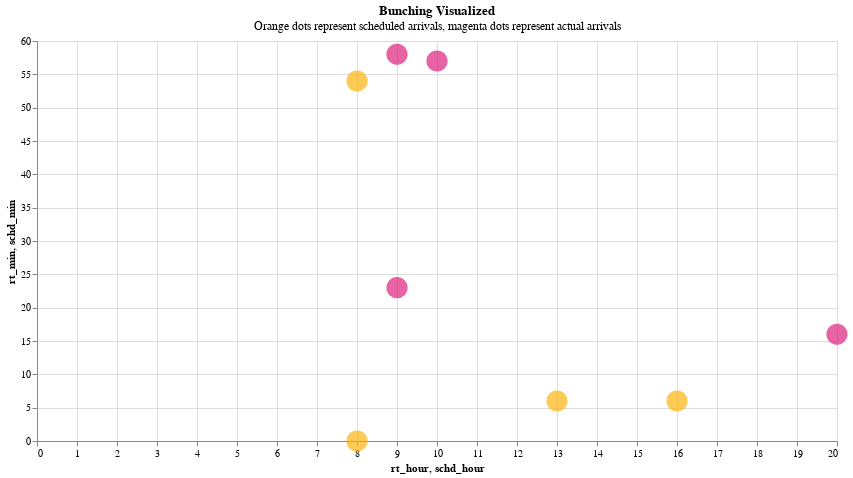

The code cell stored with this chart in its notebook:
### Markdown cell above
#### Another example of a strange flip-flop of time stamps due to a

### Code cell
df_ucsb1, df_ucsb2 = compare_approaches(
    stop_id="22",
    organization_name="Santa Barbara Metropolitan Transit District",
    route_id="28",
    stop_sequence=8,
)

### Figure 1 — Vega-Lite specification as saved in the notebook (floating-point values rounded to 4 significant figures)
{"config": {"view": {"continuousWidth": 300, "continuousHeight": 300}}, "layer": [{"mark": {"type": "circle", "color": "#dd217d", "size": 450}, "encoding": {"tooltip": [{"field": "converted_schd_arrival_tooltip", "type": "nominal"}, {"field": "converted_rt_arrival_tooltip", "type": "nominal"}], "x": {"field": "rt_hour", "type": "quantitative"}, "y": {"field": "rt_min", "type": "quantitative"}}}, {"mark": {"type": "circle", "color": "#fcb40e", "size": 450}, "encoding": {"tooltip": [{"field": "converted_schd_arrival_tooltip", "type": "nominal"}, {"field": "converted_rt_arrival_tooltip", "type": "nominal"}], "x": {"field": "schd_hour", "type": "quantitative"}, "y": {"field": "schd_min", "type": "quantitative"}}}], "data": {"name": "data-a8c5aafb5a84d4b06d4a140047e367c7"}, "height": 400, "title": {"text": "Bunching Visualized", "subtitle": "Orange dots represent scheduled arrivals, magenta dots represent actual arrivals "}, "width": 800, "$schema": "https://vega.github.io/schema/vega-lite/v5.17.0.json", "datasets": {"data-a8c5aafb5a84d4b06d4a140047e367c7": [{"caltrans_district": "05 - San Luis Obispo", "schedule_gtfs_dataset_key": "239f3baf3dd3b9e9464f66a777f9897d", "feed_key": "a3c82f955ca3b93746786deb7fe4fb0d", "organization_name": "Santa Barbara Metropolitan Transit District", "route_long_name": "UCSB Shuttle", "route_type": "Bus", "route_id": "28", "direction_id": 0.0, "stop_id": "22", "stop_sequence": 8, "trip_instance_key": "991d2e0dc3ef0a55d97f318f135f7fd2", "rt_arrival_sec": 33828, "scheduled_arrival_sec": 28810.0, "headway_minutes": 28.3, "converted_rt_arrival": "2024-05-22T09:23:48", "converted_schd_arrival": "2024-05-22T08:00:13", "actual_arrival_lag_min": null, "scheduled_arrival_lag_min": null, "rt_hour": 9, "rt_min": 23, "schd_hour": 8.0, "schd_min": 0.0, "converted_schd_arrival_tooltip": "2024-05-22 08:00:13", "converted_rt_arrival_tooltip": "2024-05-22 09:23:48"}, {"caltrans_district": "05 - San Luis Obispo", "schedule_gtfs_dataset_key": "239f3baf3dd3b9e9464f66a777f9897d", "feed_key": "a3c82f955ca3b93746786deb7fe4fb0d", "organization_name": "Santa Barbara Metropolitan Transit District", "route_long_name": "UCSB Shuttle", "route_type": "Bus", "route_id": "28", "direction_id": 0.0, "stop_id": "22", "stop_sequence": 8, "trip_instance_key": "b591464a2c0a45bfc69e2687b190f2ff", "rt_arrival_sec": 35927, "scheduled_arrival_sec": 57970.0, "headway_minutes": 28.3, "converted_rt_arrival": "2024-05-22T09:58:47", "converted_schd_arrival": "2024-05-22T16:06:13", "actual_arrival_lag_min": 34.98, "scheduled_arrival_lag_min": 486.0, "rt_hour": 9, "rt_min": 58, "schd_hour": 16.0, "schd_min": 6.0, "converted_schd_arrival_tooltip": "2024-05-22 16:06:13", "converted_rt_arrival_tooltip": "2024-05-22 09:58:47"}, {"caltrans_district": "05 - San Luis Obispo", "schedule_gtfs_dataset_key": "239f3baf3dd3b9e9464f66a777f9897d", "feed_key": "a3c82f955ca3b93746786deb7fe4fb0d", "organization_name": "Santa Barbara Metropolitan Transit District", "route_long_name": "UCSB Shuttle", "route_type": "Bus", "route_id": "28", "direction_id": 0.0, "stop_id": "22", "stop_sequence": 8, "trip_instance_key": "adb98752ffd22d6e5bbb3790f8568ad9", "rt_arrival_sec": 39478, "scheduled_arrival_sec": 47170.0, "headway_minutes": 28.3, "converted_rt_arrival": "2024-05-22T10:57:58", "converted_schd_arrival": "2024-05-22T13:06:13", "actual_arrival_lag_min": 59.18, "scheduled_arrival_lag_min": -180.0, "rt_hour": 10, "rt_min": 57, "schd_hour": 13.0, "schd_min": 6.0, "converted_schd_arrival_tooltip": "2024-05-22 13:06:13", "converted_rt_arrival_tooltip": "2024-05-22 10:57:58"}, {"caltrans_district": "05 - San Luis Obispo", "schedule_gtfs_dataset_key": "239f3baf3dd3b9e9464f66a777f9897d", "feed_key": "a3c82f955ca3b93746786deb7fe4fb0d", "organization_name": "Santa Barbara Metropolitan Transit District", "route_long_name": "UCSB Shuttle", "route_type": "Bus", "route_id": "28", "direction_id": 0.0, "stop_id": "22", "stop_sequence": 8, "trip_instance_key": "f5317a6f30d550d0b5911e555e07736a", "rt_arrival_sec": 73018, "scheduled_arrival_sec": 32050.0, "headway_minutes": 28.3, "converted_rt_arrival": "2024-05-21T20:16:58", "converted_schd_arrival": "2024-05-23T08:54:13", "actual_arrival_lag_min": -881.0, "scheduled_arrival_lag_min": 1188.0, "rt_hour": 20, "rt_min": 16, "schd_hour": 8.0, "schd_min": 54.0, "converted_schd_arrival_tooltip": "2024-05-23 08:54:13", "converted_rt_arrival_tooltip": "2024-05-21 20:16:58"}]}}
